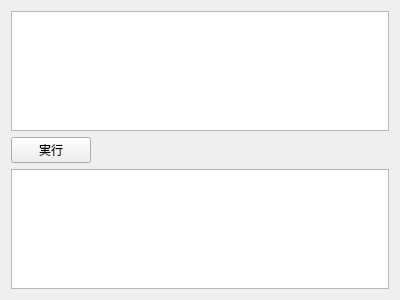
<?xml version="1.0" encoding="UTF-8"?>
<ui version="4.0">
 <class>QueryPage</class>
 <widget class="QWidget" name="QueryPage">
  <property name="geometry">
   <rect>
    <x>0</x>
    <y>0</y>
    <width>400</width>
    <height>300</height>
   </rect>
  </property>
  <property name="windowTitle">
   <string>Form</string>
  </property>
  <layout class="QVBoxLayout" name="verticalLayout">
   <item>
    <widget class="QTextEdit" name="queryTextEdit"/>
   </item>
   <item>
    <widget class="QPushButton" name="executeButton">
     <property name="sizePolicy">
      <sizepolicy hsizetype="Fixed" vsizetype="Fixed">
       <horstretch>0</horstretch>
       <verstretch>0</verstretch>
      </sizepolicy>
     </property>
     <property name="text">
      <string>実行</string>
     </property>
    </widget>
   </item>
   <item>
    <widget class="QTableView" name="queryResultView"/>
   </item>
  </layout>
 </widget>
 <resources/>
 <connections/>
</ui>
